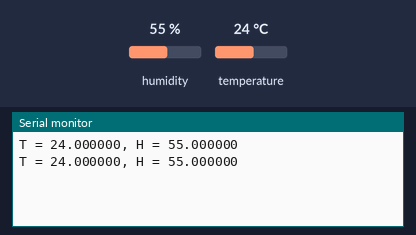
A sketch run on a simulated ESP8266 (Wemos D1 mini). Shown: the last lines printed to the serial monitor. The test bench sets the inputs (shaded band); at power-on: humidity 55 %, temperature 24 °C.

Above: at 2.8 s.
2.9 s: humidity set to 22 %
At 5.2 s:
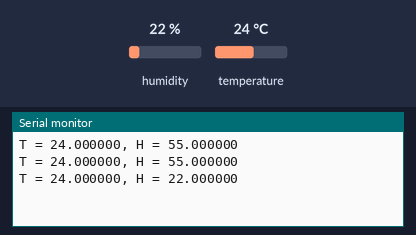
5.6 s: temperature set to 12 °C
At 7.0 s:
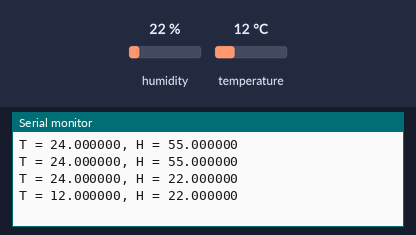
8.3 s: humidity set to 40 %
At 8.3 s:
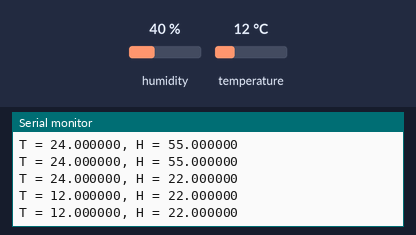
Timing chart, 0 to 11.3 s (numbered marks = the images above; inputs shaded):
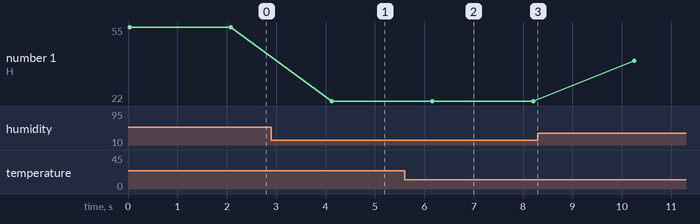

Measured:
- after the input at 2.9 s, the serial monitor: prints a new line after 1.2 s (image 1)
- after the input at 5.6 s, the serial monitor: prints a new line after 0.56 s (image 2)
- plotted number 1: 55 → 22 after the input at 2.9 s, 22 → 40 after the input at 8.3 s

The sketch:

SensorsTest.ino
```cpp
/*
 Name:		SensorsTest.ino
 Created:	3/25/2020 10:24:25 PM
 Author:	Віталік
*/

#include <Wire.h>
#include "Adafruit_Sensor.h"
#include <Adafruit_AM2320.h>

#define pinSDA D2
#define pinSCL D1
//#define AM2320 0xB8

TwoWire i2c_bus = TwoWire();
Adafruit_AM2320 sensor = Adafruit_AM2320(&i2c_bus);

// the setup function runs once when you press reset or power the board
void setup() {
	Serial.begin(115200);
	i2c_bus.begin(pinSDA, pinSCL);
	sensor.begin();
}

ulong lastRead = 0;

// the loop function runs over and over again until power down or reset
void loop() {
	if (lastRead == 0 || (millis() - lastRead) > 2000) {
		float h = sensor.readHumidity();
		float t = sensor.readTemperature();
		Serial.printf("T = %f, H = %f\n", t, h);
		lastRead = millis();
	}
}
```
